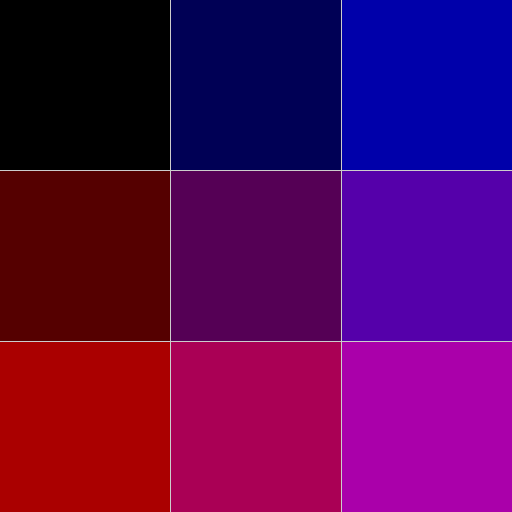
Frame 1 (no input)
Frame 60 (the mouse pressed at the canvas centre just before this capture): identical to frame 1, image omitted
Frame 120 (the mouse held since frame 60 and released just before this capture): identical to frame 1, image omitted

The Processing sketch that drew this single still picture (run headless with seeded random() and noise(); from frame 60 on, the mouse is pressed at the canvas centre):

// Processing sketch: color_gradient
// ── color_gradient.pde
int qtd = 3;

void setup() {
    size(512, 512);
}

void draw() {
    for (int i = 0; i < qtd; i++) {
        for (int o = 0; o < qtd; o++) {
            fill(256 / qtd * o, 0, 256 / qtd * i);
            noStroke();
            rect(i + ((width/qtd) * i), o + ((width/qtd) * o), width/qtd, height/qtd);
        }
    }
}

// ESC to exit
void keyPressed() {
    if (key == CODED) {
        if (keyCode == ESC) {
            exit();
        }
        else if (keyCode == UP && qtd < 32) {
            qtd++;
        }
        else if (keyCode == DOWN && qtd > 1) {
            qtd--;
        }
    }
}
